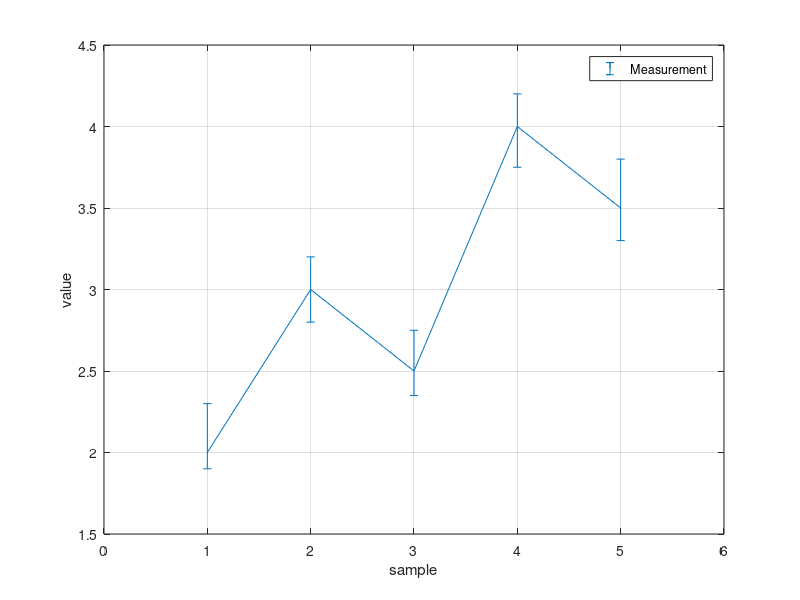

Source code (MATLAB): (Note: this script raises an error after producing the figure.)
function outputPath = example_errorbar(outputPath)
%EXAMPLE_ERRORBAR Export asymmetric measurement uncertainty.
    if nargin < 1, outputPath = ''; end
    [root, outputPath] = paths(mfilename('fullpath'), outputPath, '03-errorbar.tex');
    addpath(fullfile(root, 'src')); ensureParent(outputPath);
    fig = figure('Visible', 'off'); cleanup = onCleanup(@() close(fig));
    item=errorbar(1:5,[2 3 2.5 4 3.5],[0.1 0.2 0.15 0.25 0.2],[0.3 0.2 0.25 0.2 0.3]);
    set(item,'DisplayName','Measurement');xlabel('sample');ylabel('value');legend('show');grid on;
    m2t2.export(fig, outputPath, true); clear cleanup;
end

function [root, outputPath] = paths(source, outputPath, name)
    root=fileparts(fileparts(fileparts(source)));
    if nargin<2||isempty(outputPath),outputPath=fullfile(root,'.audit','public-preview','examples',name);end
end
function ensureParent(path),folder=fileparts(path);if exist(folder,'dir')~=7,mkdir(folder);end,end
